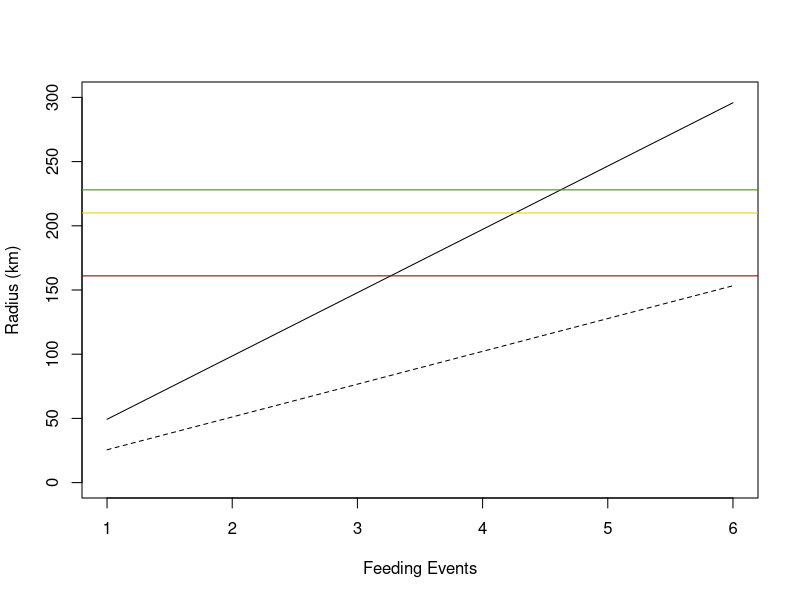

Source code (R):
Er <- 0.68#  Watts - energetic cost of other activites 
V <- 4.9 #  metres per second - flight speed 
Ej <- 0.95 # Watts - energy expenditure of juveniles
qf <- 0.95# 0.05 # proprtion of time flying
L <-  21650 #  load size in joules * energy density of food
Ef <- 1.04 # watts - energy expenditure during flight
Me <- 6 # number of meals the bird eats 

petrelRadius <- function(qf,Er,Ef,Ej,V,L,Me){
  R = (V * (L*Me) * qf) / (2 * ((1-qf)*Er + (qf*Ef) + Ej))
  return(R/1000) # return in km 
}

petrelRadius(qf,Er,Ef,Ej,V,L,Me)


# start
petrelRadius <- function(Me){
  R = (4.9 * 21650 * Me * 0.95) / (2 * ((1-0.95)*0.68 + (0.95*1.04) + 0.95))
  return(R/1000) # return in km 
}
curve(petrelRadius, from=1, to=6, xlab="Feeding Events", ylab="Radius (km)", ylim=c(0,300),lty=2)



petrelRadius2 <- function(Me){
  R = (4.9 * 21650 * Me * 0.95) / (2 * ((1-0.95)*0.68 + (0.95*1.04) + 0))
  return(R/1000) # return in km 
}
# curve(petrelRadius, from=1, to=6, xlab="Feeding Events", ylab="radius (km)")

plot (petrelRadius2, 1, 6, add=TRUE)
abline(h=210, col="gold2", lty=1)
abline(h=161, col="red4", lty=1)
abline(h=228, col="chartreuse4", lty=1)

# 209.78 incubating 
# 161.15 brooding
# 228.00 post brooding 


